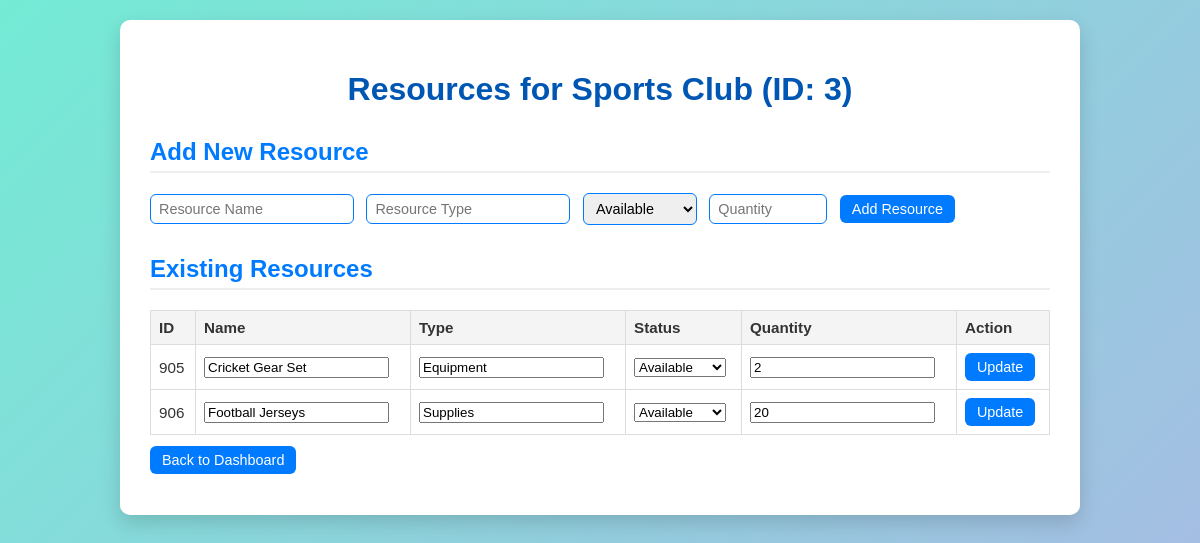
Screenshot of /resources.php?club_id=3 (signed in) with the database file from the repository.
### tables this page shows
CREATE TABLE `clubs` (
  `club_id` int(11) NOT NULL,
  `club_name` varchar(100) NOT NULL,
  `registration_date` date NOT NULL,
  `status` varchar(20) NOT NULL
);

CREATE TABLE `resources` (
  `resource_id` int(11) NOT NULL,
  `club_id` int(11) DEFAULT NULL,
  `resource_name` varchar(20) NOT NULL,
  `resource_type` varchar(50) DEFAULT NULL,
  `availability_status` varchar(20) NOT NULL,
  `quantity` int(11) DEFAULT 0
);

### resources.php (the view, shortened to what this page needs)
<?php
include 'connection.php';
$club_id = intval($_GET['club_id']);
$club_res = mysqli_query($conn, "SELECT club_name FROM clubs WHERE club_id = $club_id");
if ($club_res && mysqli_num_rows($club_res) > 0) {
    $club_row = mysqli_fetch_assoc($club_res);
    $club_name = $club_row['club_name'];
} else {
    die("Club not found.");
}
$resources = [];
$res = mysqli_query($conn, "SELECT * FROM resources WHERE club_id=$club_id ORDER BY resource_name ASC");
if ($res) {
    while ($row = mysqli_fetch_assoc($res)) {
        $resources[] = $row;
    }
}
?>
<!DOCTYPE html>
<html lang="en">
<head>
</head>
<body>
<div class="container">
    <h1>Resources for <?php echo htmlspecialchars($club_name); ?> (ID: <?php echo htmlspecialchars($club_id); ?>)</h1>
    <h2>Add New Resource</h2>
    <form method="POST">
        <input type="text" name="resource_name" placeholder="Resource Name" required>
        <input type="text" name="resource_type" placeholder="Resource Type" required>
        <select name="availability_status">
            <option value="Available">Available</option>
        </select>
        <input type="number" name="quantity" placeholder="Quantity" min="1" required>
        <button type="submit" class="action-btn">Add Resource</button>
    </form>
    <h2>Existing Resources</h2>
    <?php if (!empty($resources)): ?>
        <table>
            <thead>
                <tr>
                    <th>ID</th>
                    <th>Name</th>
                    <th>Type</th>
                    <th>Status</th>
                    <th>Quantity</th>
                    <th>Action</th>
                </tr>
            </thead>
            <tbody>
                <?php foreach ($resources as $r): ?>
                    <tr>
                        <form method="post">
                            <td><?php echo htmlspecialchars($r['resource_id']); ?></td>
                            <td>
                                <input type="text" name="resource_name" value="<?php echo htmlspecialchars($r['resource_name']); ?>" required>
                            </td>
                            <td>
                                <input type="text" name="resource_type" value="<?php echo htmlspecialchars($r['resource_type']); ?>" required>
                            </td>
                            <td>
                                <select name="availability_status">
                                    <option value="Available" <?php if($r['availability_status']=='Available') echo 'selected'; ?>>Available</option>
                                </select>
                            </td>
                            <td>
                                <input type="number" name="quantity" value="<?php echo htmlspecialchars($r['quantity']); ?>" min="1" required>
                            </td>
                            <td>
                                <button type="submit" name="update_resource_id" value="<?php echo $r['resource_id']; ?>" class="action-btn">Update</button>
                            </td>
                        </form>
                    </tr>
                <?php endforeach; ?>
            </tbody>
        </table>
    <?php else: ?>
        <p>No resources added yet.</p>
    <?php endif; ?>
    <p>
        <a href="member_dashboard.php" class="action-btn" style="text-decoration:none;">Back to Dashboard</a>
    </p>
</div>
</body>
</html>

### resources.php (style rules this page uses)
body { font-family: Arial, sans-serif; background: linear-gradient(135deg, #74ebd5 0%, #ACB6E5 100%); margin: 0; padding: 20px; color: #333; min-height: 100vh; }
.container { background: white; border-radius: 10px; padding: 30px; max-width: 900px; margin: auto; box-shadow: 0 8px 20px rgba(0,0,0,0.15); }
h1 { text-align: center; color: #0056b3; margin-bottom: 20px; }
h2 { color: #007BFF; border-bottom: 2px solid #eee; padding-bottom: 5px; margin-top: 30px; }
table { width: 100%; border-collapse: collapse; margin-top: 15px; }
th, td { border: 1px solid #ddd; padding: 8px; font-size: 0.95rem; }
th { background-color: #f4f4f4; text-align: left; }
.action-btn { background-color: #007BFF; color: white; border: none; border-radius: 6px; padding: 6px 12px; font-size: 0.9rem; cursor: pointer; transition: background-color 0.3s ease; text-decoration: none; }
form input, form select { padding: 6px 8px; margin-right: 8px; border-radius: 6px; border: 1px solid #007BFF; font-size: 0.9rem; }
form input[type="number"] { width: 100px; }

### rows the page displays
clubs: club_name "Sports Club"
resources: resource_id "905", resource_name "Cricket Gear Set", resource_type "Equipment", availability_status "Available", quantity "2"
resources: resource_id "906", resource_name "Football Jerseys", resource_type "Supplies", availability_status "Available", quantity "20"

### other values shown
$club_id "3"
